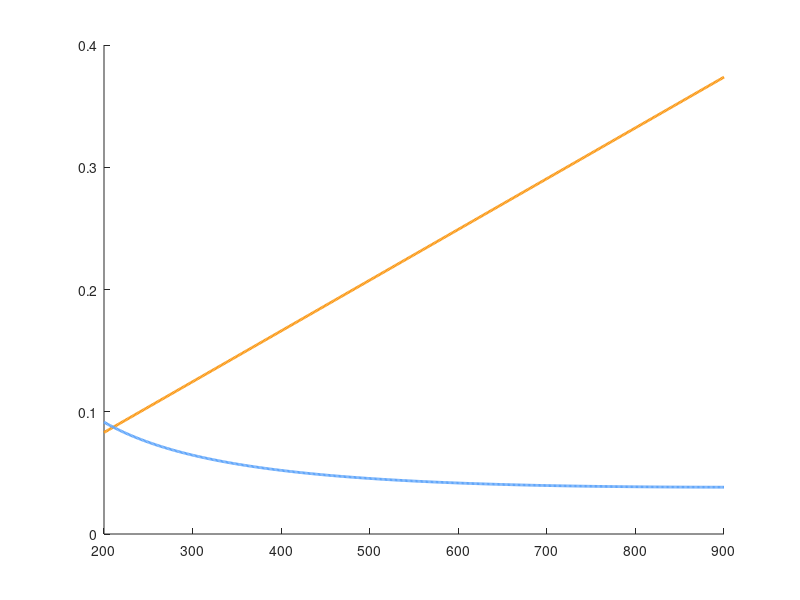

This figure's MATLAB source: (Note: this script raises an error after producing the figure.)
%% TBW Cargo Aircraft — Wing Analysis
%  Fixed span 80m, varying AR
%  Section data from VGK OAT15A viscous runs

clc; clear; close all;

% Inputs

% Aircraft
MTOM    = 300000;       % kg
g       = 9.81;         % m/s^2
W       = MTOM * g;     % N
N_eng   = 2;
WF      = 0.68;         % landing weight / MTOM

% Wing
b       = 80.0;         % m  fixed span
sweep   = 30.0;         % deg
taper   = 0.35;
d_fuse  = 6.5;          % m
e_bonus = 0.05;         % TBW Oswald bonus

% OAT15A from VGK (viscous, M=0.74)
CL_2D   = 0.533;
CDT_2D  = 0.00775;
a0      = 2*pi;

% Cruise FL370
M_cr    = 0.85;
rho_cr  = 0.3483;
V_cr    = 250.8;
q_cr    = 0.5 * rho_cr * V_cr^2;
M_sect  = M_cr * cosd(sweep);

% Sea level
rho_sl  = 1.225;
V_TO    = 74.0;

% High-lift
CL_max_TO   = 2.3;
CL_max_land = 2.7;

% CD0 per flight phase
CD0_cr   = 0.01564;
CD0_TO   = 0.04064;
CD0_land = 0.05564;

% Runway
s_TO    = 2500;
s_land  = 2500;

%% ========== ESDU FUNCTIONS ========

% ESDU 76035 — Oswald efficiency
e_fn = @(AR) min(1./(1 + 0.02*(taper-0.38).^2.*AR ...
       + 0.0145*sind(2*sweep).^2 ...
       + 0.1*(d_fuse/b) + 0.02) + e_bonus, 0.97);

% ESDU 70011 — 3D lift curve slope /rad
beta = sqrt(1 - M_sect^2);
a_fn = @(AR) (a0/beta)*cosd(sweep) ./ ...
       (sqrt(1 + (a0./(beta*pi*AR)).^2) + a0./(beta*pi*AR));

% Constraint analyss

AR_des  = 14;
e_des   = e_fn(AR_des);
K_TO    = 2.34;
CL_TO_g = 0.8 * CL_max_TO;

WS      = linspace(200, 900, 500);

TW_TO   = K_TO * WS ./ (rho_sl * CL_TO_g * s_TO);
TW_cr   = CD0_cr ./ ((WS*g)./q_cr) + (WS*g./q_cr)./(pi*e_des*AR_des);

gamma2  = 0.024;
CL2     = CL_max_TO / 1.44;
CD2     = CD0_TO + CL2^2/(pi*0.75*AR_des);
TW_OEI  = (N_eng/(N_eng-1)) * (CD2/CL2 + gamma2);

WS_stall = (0.5*rho_sl*(V_TO/1.2)^2*CL_max_TO) / g;
WS_land  = (s_land*rho_sl*CL_max_land*g*0.1697/g) / WF;

WS_des  = min(650, min(WS_stall, WS_land));
TW_des  = max([interp1(WS,TW_TO,WS_des), interp1(WS,TW_cr,WS_des), TW_OEI]);
S_des   = MTOM / WS_des;
T_eng   = TW_des * W / N_eng;

figure('Color','k');
hold on;
plot(WS, TW_TO, 'Color',[0.98 0.60 0.09], 'LineWidth',2);
plot(WS, TW_cr, 'Color',[0.38 0.65 0.98], 'LineWidth',2);
yline(TW_OEI,   'Color',[0.67 0.55 0.98], 'LineWidth',2, 'LineStyle','--');
xline(WS_stall, 'Color',[0.98 0.80 0.09], 'LineWidth',1.5, 'LineStyle',':');
xline(WS_land,  'Color',[0.94 0.27 0.27], 'LineWidth',1.5, 'LineStyle',':');
plot(WS_des, TW_des, 'wo', 'MarkerSize',10, 'MarkerFaceColor','w');
set(gca,'Color','k','XColor','w','YColor','w','FontSize',11, ...
    'GridColor',[0.3 0.3 0.3],'GridAlpha',0.4);
grid on; box on;
xlim([200 900]); ylim([0.05 0.45]);
xlabel('W/S  (kg/m^2)'); ylabel('T/W');
title('Constraint Analysis','Color','w');
legend({'Take-off','Cruise','OEI climb','Stall limit','Landing limit','Design point'}, ...
       'TextColor','w','Color',[0.1 0.1 0.1],'EdgeColor',[0.3 0.3 0.3], ...
       'Location','northeast','FontSize',9);

% Ouptut

AR_vec = 8:1:20;
nAR    = length(AR_vec);

S_v    = b^2 ./ AR_vec;
c_root = 2*S_v ./ (b*(1+taper));
c_tip  = taper * c_root;
c_mean = S_v / b;
WS_v   = MTOM ./ S_v;
CL_v   = W ./ (q_cr * S_v);
e_v    = arrayfun(e_fn, AR_vec);
CDi_v  = CL_v.^2 ./ (pi .* e_v .* AR_vec);
CD_v   = CD0_cr + CDi_v;
LD_v   = CL_v ./ CD_v;
D_v    = q_cr .* CD_v .* S_v / 1000;

fprintf('\n%-4s  %-7s  %-6s  %-6s  %-6s  %-7s  %-7s  %-6s\n', ...
        'AR','S(m2)','W/S','CL','e','CDi','CD','L/D');
fprintf('%s\n', repmat('-',1,58));
for i = 1:nAR
    fprintf('%-4d  %-7.1f  %-6.1f  %-6.4f  %-6.4f  %-7.5f  %-7.5f  %-6.2f\n', ...
        AR_vec(i), S_v(i), WS_v(i), CL_v(i), e_v(i), CDi_v(i), CD_v(i), LD_v(i));
end

% DRAG POLARS 

CL_p  = linspace(0, 1.4, 300);
e14   = e_fn(14);
idx14 = find(AR_vec==14);

CD_p_cr   = CD0_cr   + CL_p.^2 ./ (pi * e14  * 14);
CD_p_TO   = CD0_TO   + CL_p.^2 ./ (pi * 0.75 * 14);
CD_p_land = CD0_land + CL_p.^2 ./ (pi * 0.70 * 14);

figure('Color','k');
hold on;
plot(CD_p_cr,   CL_p, 'Color',[0.38 0.65 0.98], 'LineWidth',2);
plot(CD_p_TO,   CL_p, 'Color',[0.98 0.60 0.09], 'LineWidth',2);
plot(CD_p_land, CL_p, 'Color',[0.38 0.85 0.60], 'LineWidth',2);
plot(CD_v(idx14), CL_v(idx14), 'wo', 'MarkerSize',8, 'MarkerFaceColor','w');
set(gca,'Color','k','XColor','w','YColor','w','FontSize',11, ...
    'GridColor',[0.3 0.3 0.3],'GridAlpha',0.4);
grid on; box on;
xlim([0 0.18]); ylim([0 1.4]);
xlabel('C_D'); ylabel('C_L');
title('Drag Polar  —  AR = 14,  b = 80m','Color','w');
legend({'Cruise','Take-off','Landing','Design point'}, ...
       'TextColor','w','Color',[0.1 0.1 0.1],'EdgeColor',[0.3 0.3 0.3], ...
       'Location','northwest','FontSize',9);

% TOTAL LIFT vs TOTAL DRAG 

AR_comp = [10, 14, 17];
cols    = {[0.58 0.64 0.65],[0.38 0.65 0.98],[0.38 0.85 0.60]};

figure('Color','k');
hold on;
for k = 1:3
    AR_k = AR_comp(k);
    S_k  = b^2 / AR_k;
    e_k  = e_fn(AR_k);
    CL_k = linspace(0.1, 1.2, 300);
    CD_k = CD0_cr + CL_k.^2./(pi*e_k*AR_k);
    plot(q_cr*CD_k.*S_k/1000, q_cr*CL_k.*S_k/1000, ...
         'Color',cols{k}, 'LineWidth',2, ...
         'DisplayName',sprintf('AR = %d',AR_k));
end
yline(W/1000, '--', 'Color',[0.98 0.80 0.09], 'LineWidth',1.5, ...
      'DisplayName','Min lift required');
set(gca,'Color','k','XColor','w','YColor','w','FontSize',11, ...
    'GridColor',[0.3 0.3 0.3],'GridAlpha',0.4);
grid on; box on;
xlabel('Total Drag  (kN)'); ylabel('Total Lift  (kN)');
title('Total Lift vs Total Drag  —  b = 80m','Color','w');
legend('TextColor','w','Color',[0.1 0.1 0.1],'EdgeColor',[0.3 0.3 0.3], ...
       'Location','northwest','FontSize',9);

% L/D vs AR 

figure('Color','k');
hold on;
plot(AR_vec, LD_v, 'Color',[0.38 0.65 0.98], 'LineWidth',2);
xline(10, '--', 'Color',[0.58 0.64 0.65], 'LineWidth',1.5);
xline(14, '--', 'Color',[0.38 0.85 0.60], 'LineWidth',1.5);
set(gca,'Color','k','XColor','w','YColor','w','FontSize',11, ...
    'GridColor',[0.3 0.3 0.3],'GridAlpha',0.4);
grid on; box on;
xlabel('Aspect Ratio'); ylabel('L/D');
title('L/D vs Aspect Ratio  —  b = 80m','Color','w');

% SUMMARY 

fprintf('\n========== DESIGN POINT ==========\n');
fprintf('W/S:           %.1f kg/m^2\n', WS_des);
fprintf('T/W:           %.4f\n',        TW_des);
fprintf('Wing area:     %.1f m^2\n',    S_des);
fprintf('Thrust/engine: %.0f kN\n',     T_eng/1000);
fprintf('Root chord:    %.2f m\n',      c_root(idx14));
fprintf('Tip chord:     %.2f m\n',      c_tip(idx14));
fprintf('L/D cruise:    %.2f\n',        LD_v(idx14));
fprintf('CL cruise:     %.4f\n',        CL_v(idx14));
fprintf('===================================\n');
